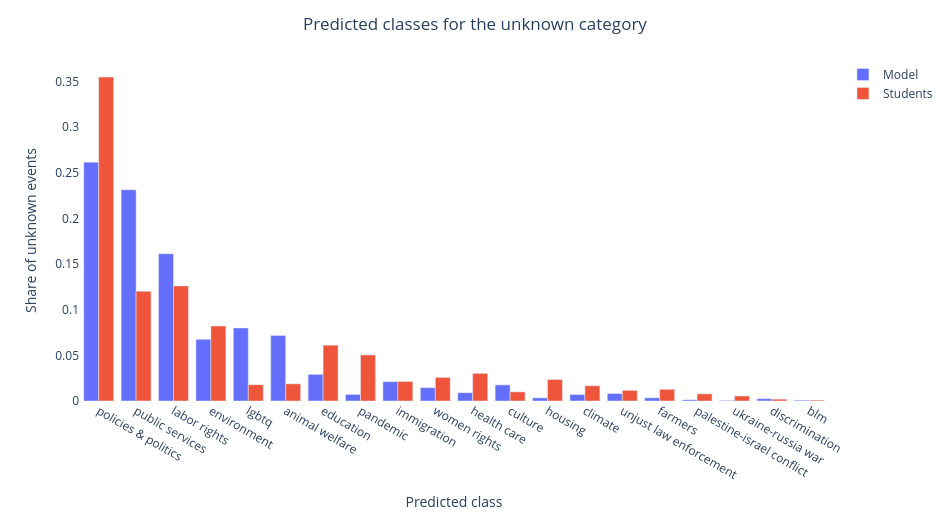

The cell this chart's notebook holds for it:
### Markdown cell above
For every event whose ground truth is `unknown`, which real class does each source
assign it? The grouped bars show the share of `unknown` events sent to each predicted
class (as a proportion, since the two files have different numbers of `unknown` rows),
so the two models' behaviour on the unlabeled events is directly comparable.

### Code cell
def unknown_distribution(df, label):
    unk = df[df['class'] == UNKNOWN]
    dist = unk['predicted_class'].value_counts(normalize=True).rename('proportion').reset_index()
    dist.columns = ['predicted_class', 'proportion']
    dist['source'] = label
    dist['count'] = unk['predicted_class'].value_counts().values
    return dist

unk_dist = pd.concat([
    unknown_distribution(model_df, 'Model'),
    unknown_distribution(students_df, 'Students'),
], ignore_index=True)

order = (unk_dist.groupby('predicted_class')['proportion'].sum()
         .sort_values(ascending=False).index.tolist())

fig = px.bar(unk_dist, x='predicted_class', y='proportion', color='source', barmode='group',
             category_orders={'predicted_class': order}, custom_data=['count'],
             labels={'predicted_class': 'Predicted class', 'proportion': 'Share of unknown events',
                     'source': ''})
fig.update_traces(hovertemplate='%{x}<br>share=%{y:.3f}<br>count=%{customdata[0]}')
fig.update_layout(title={'text': 'Predicted classes for the unknown category', 'x': 0.5},
                  plot_bgcolor='white', width=950, height=520)
fig.show()

### Figure 1 — Plotly figure (JSON) as saved in the notebook; plotly's stock layout.template omitted (floating-point values rounded to 4 significant figures)
{"data": [{"alignmentgroup": "True", "customdata": [[21961], [19421], [13537], [6719], [6014], [5672], [2447], [1777], [1480], [1224], [760], [687], [607], [592], [290], [286], [212], [109], [74], [52]], "hovertemplate": "%{x}<br>share=%{y:.3f}<br>count=%{customdata[0]}", "legendgroup": "Model", "marker": {"color": "#636efa", "pattern": {"shape": ""}}, "name": "Model", "offsetgroup": "Model", "orientation": "v", "showlegend": true, "textposition": "auto", "type": "bar", "x": ["policies & politics", "public services", "labor rights", "lgbtq", "animal welfare", "environment", "education", "immigration", "culture", "women rights", "health care", "unjust law enforcement", "pandemic", "climate", "farmers", "housing", "discrimination", "palestine-israel conflict", "blm", "ukraine-russia war"], "xaxis": "x", "y": [0.2617, 0.2314, 0.1613, 0.08006, 0.07166, 0.06759, 0.02916, 0.02117, 0.01764, 0.01459, 0.009056, 0.008186, 0.007233, 0.007054, 0.003456, 0.003408, 0.002526, 0.001299, 0.0008818, 0.0006196], "yaxis": "y"}, {"alignmentgroup": "True", "customdata": [[25904], [9204], [8775], [5996], [4464], [3682], [2207], [1885], [1718], [1558], [1374], [1299], [1216], [935], [850], [731], [569], [399], [147], [71]], "hovertemplate": "%{x}<br>share=%{y:.3f}<br>count=%{customdata[0]}", "legendgroup": "Students", "marker": {"color": "#EF553B", "pattern": {"shape": ""}}, "name": "Students", "offsetgroup": "Students", "orientation": "v", "showlegend": true, "textposition": "auto", "type": "bar", "x": ["policies & politics", "labor rights", "public services", "environment", "education", "pandemic", "health care", "women rights", "housing", "immigration", "animal welfare", "lgbtq", "climate", "farmers", "unjust law enforcement", "culture", "palestine-israel conflict", "ukraine-russia war", "discrimination", "blm"], "xaxis": "x", "y": [0.3549, 0.1261, 0.1202, 0.08215, 0.06116, 0.05045, 0.03024, 0.02583, 0.02354, 0.02135, 0.01883, 0.0178, 0.01666, 0.01281, 0.01165, 0.01002, 0.007796, 0.005467, 0.002014, 0.0009728], "yaxis": "y"}], "layout": {"barmode": "group", "height": 520, "legend": {"title": {"text": ""}, "tracegroupgap": 0}, "margin": {"t": 60}, "plot_bgcolor": "white", "title": {"text": "Predicted classes for the unknown category", "x": 0.5}, "width": 950, "xaxis": {"anchor": "y", "categoryarray": ["policies & politics", "public services", "labor rights", "environment", "lgbtq", "animal welfare", "education", "pandemic", "immigration", "women rights", "health care", "culture", "housing", "climate", "unjust law enforcement", "farmers", "palestine-israel conflict", "ukraine-russia war", "discrimination", "blm"], "categoryorder": "array", "domain": [0, 1], "title": {"text": "Predicted class"}}, "yaxis": {"anchor": "x", "domain": [0, 1], "title": {"text": "Share of unknown events"}}}}
